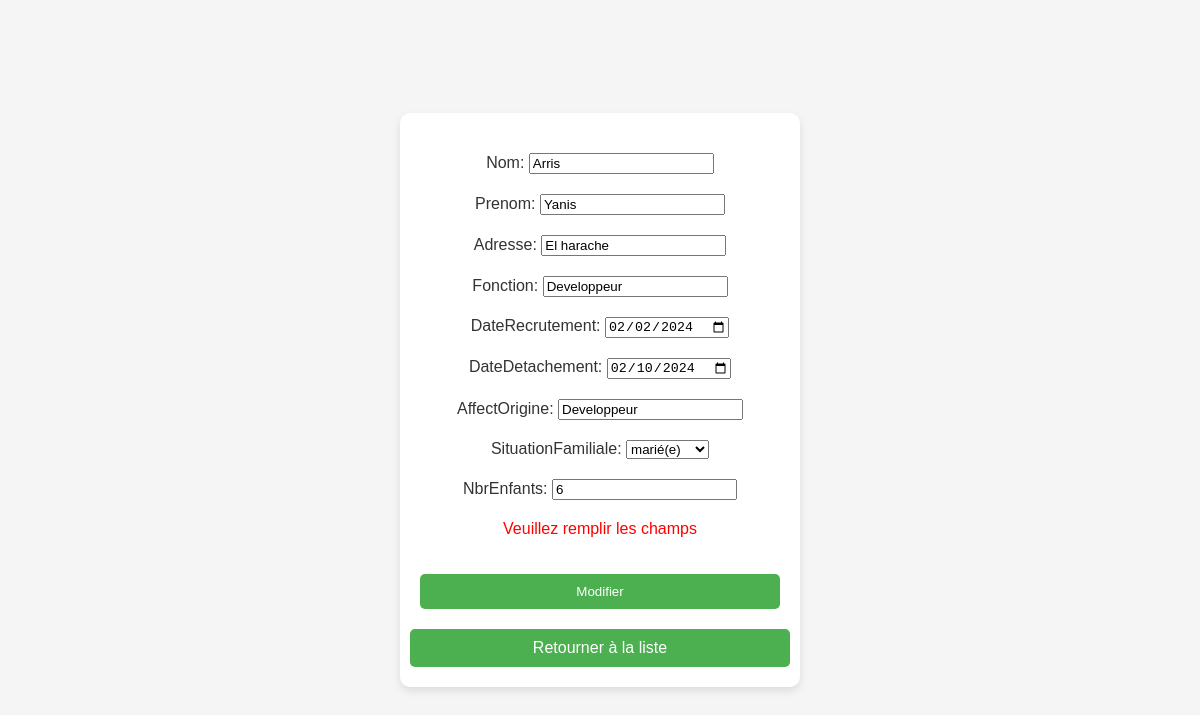
The app's page /update/5/ with its own data.
### app/models.py (models this page shows, shortened)
class Employe(models.Model):
    CHOICES = {
        ('marié', 'marié(e)'),
        ('divorcé', 'divorcé(e)'),
        ('célibataire', 'célibataire'),
        ('veuf', 'veuf(ve)')
    }
    CODES = {
        ('T', 'T'), ('R', 'R'), ('1', '1'), ('I', 'I'), ('2', '2'), ('M', 'M'), ('A', 'A'), ('6', '6'), ('7', '7'),
        ('8', '8'), ('9', '9'), ('C', 'C'), ('Cr', 'Cr'),
    }
    matricule = models.PositiveIntegerField(primary_key = True)
    nom = models.CharField(max_length = 100)
    prenom = models.CharField(max_length = 100)
    adresse = models.CharField(max_length = 200, null=True)
    fonction = models.CharField(max_length = 100, null=True)
    dateRecrutement = models.DateField(null=True)
    dateDetachement = models.DateField(null=True)
    affectOrigine = models.CharField(max_length = 100, null=True)
    situationFamiliale = models.CharField(max_length = 100, choices= CHOICES, null=True)
    nbrEnfants = models.PositiveIntegerField(null=True)
    dernierPointage = models.CharField(max_length = 2, choices=CODES, default=None, null=True)
    dateDernierPointage = models.DateField(null=True, default = None)

### app/views.py (the view)
# urls.py: path('update/<str:pk>/', views.update_employe, name='employe-update'),
def update_employe(request, pk):
    emp = Employe.objects.get(matricule=pk)
    matricule = emp.matricule
    nom = emp.nom
    prenom = emp.prenom
    if request.method == 'POST':
        form = EmployeFormUpdate(request.POST, instance=emp)
        if form.is_valid():
            change_sheet_values(matricule, nom, prenom, request.POST)
            form.save()
            return redirect('employe-detail', pk=pk)
        else:
            form = EmployeFormUpdate()
            msg = 'Veuillez remplir les champs'
            return render(request, 'update.html', {'form': form, 'message': msg, 'matricule': pk})
    else:
        form = EmployeFormUpdate(instance=emp)
        msg = 'Veuillez remplir les champs'
        return render(request, 'update.html', {'form': form, 'message': msg, 'matricule': pk})

### app/forms.py
class EmployeFormUpdate(forms.ModelForm):
    class Meta:
        model = Employe
        fields = '__all__'
        exclude = ['matricule', 'dateDernierPointage','dernierPointage']
        widgets = {
            'dateRecrutement': DateInput(),
            'dateDetachement': DateInput()
        }
    def __init__(self, *args, **kwargs):
        super().__init__(*args, **kwargs)
        self.fields['fonction'].required = False
        self.fields['adresse'].required = False
        self.fields['dateRecrutement'].required = False
        self.fields['dateDetachement'].required = False
        self.fields['situationFamiliale'].required = False
        self.fields['affectOrigine'].required = False
        self.fields['nbrEnfants'].required = False

### app/templates/update.html (shortened to what this page needs)
<!DOCTYPE html>
<html lang="en">
<head>
</head>
<body>
    <form action="" method="POST">
        {{ form.as_p }}
        <p style="color: red">{{ message }}</p>
        <div class="button-cont">
            <button type="submit">Modifier</button>
            <a href="{% url 'employe-detail' matricule %}">Retourner à la liste</a>
        </div>
    </form>
</body>
</html>

### app/templates/update.html (style rules this page uses)
body { font-family: 'Arial', sans-serif; margin: 0; padding: 0; display: flex; align-items: center; justify-content: center; min-height: 100vh; background-color: #f5f5f5; }
form { background-color: #fff; box-shadow: 0 4px 8px rgba(0, 0, 0, 0.1); border-radius: 10px; overflow: hidden; max-width: 400px; width: 100%; padding: 20px; box-sizing: border-box; transition: transform 0.3s ease; }
form button, form a { display: inline-block; background-color: #4CAF50; color: white; text-align: center; text-decoration: none; padding: 10px; margin-top: 20px; border-radius: 5px; transition: background-color 0.3s ease; cursor: pointer; width: 100%; border: none; }
form p { text-align: center; color: #333; margin-top: 20px; }
.button-cont { display: flex; justify-content: center; align-items: center; flex-direction: column; }

### records on screen
Employe: nom "Arris", prenom "Yanis", adresse "El harache", fonction "Developpeur", dateRecrutement "02/02/2024", dateDetachement "02/10/2024", affectOrigine "Developpeur", situationFamiliale "marié(e)", nbrEnfants "6"

### other values on screen
{{ message }} "Veuillez remplir les champs"
